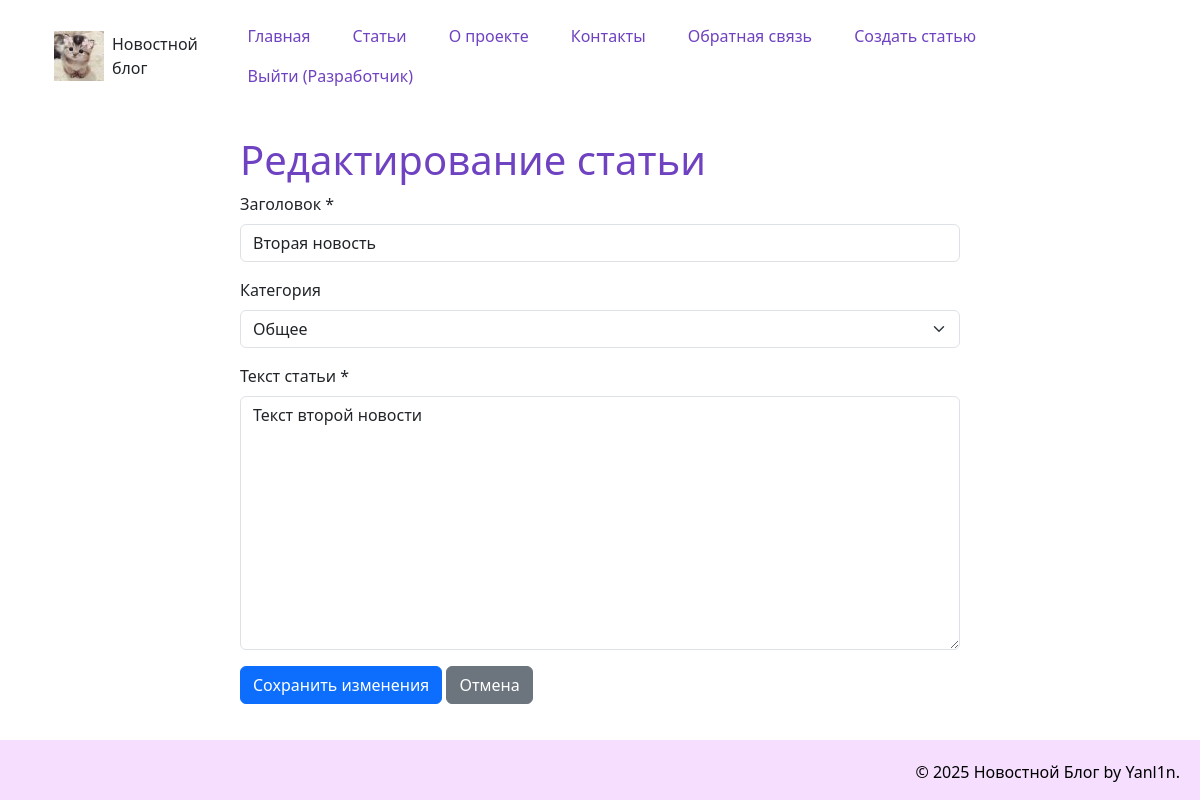
Screenshot of /edit_article/2 (signed in) with the database file from the repository.
### models.py (models this page shows, shortened)
class User(UserMixin, data_base.Model):
    __tablename__= "user"
    id = data_base.Column(data_base.Integer, primary_key = True)
    name = data_base.Column(data_base.String(100), nullable=False)
    email = data_base.Column(data_base.String(100), nullable=False)
    hashed_password = data_base.Column(data_base.String(200), nullable=False)
    date = data_base.Column(data_base.DateTime, default=datetime.utcnow)
    articles = data_base.relationship('Article', backref='author', lazy=True)

class Article(data_base.Model):
    __tablename__= "article"
    id = data_base.Column(data_base.Integer, primary_key = True)
    title = data_base.Column(data_base.String(200), nullable=False)
    text = data_base.Column(data_base.Text, nullable=False)
    date = data_base.Column(data_base.DateTime, default=datetime.utcnow)
    user_id = data_base.Column(data_base.Integer, data_base.ForeignKey('user.id'), nullable=False)
    category = data_base.Column(data_base.String(50), default='Общая')
    comment = data_base.relation('Comment', backref='article', lazy='dynamic')

### app.py (the view, shortened to what this page needs)
@app.route("/edit_article/<int:id>", methods=['GET', 'POST'])
@login_required
def edit_article(id):
    article = Article.query.get_or_404(id)
    if article.author != current_user:
        flash('У вас нет прав для редактирования этой статьи', 'error')
        return redirect(url_for('news_article', id=id))
    return render_template('edit_article.html', article=article)

### app.py (called while the page is built)
@login_manager.user_loader
def load_user(user_id):
    return User.query.get(int(user_id))

### templates/edit_article.html (shortened to what this page needs)
{% extends 'base.html' %}
{% block content %}
<div class="row justify-content-center">
    <div class="col-md-8">
        <h1>Редактирование статьи</h1>
        <form method="POST">
            <div class="mb-3">
                <label for="title" class="form-label">Заголовок *</label>
                <input type="text" class="form-control" id="title" name="title" value="{{ article.title }}" required>
            </div>
            <div class="mb-3">
                <label for="category" class="form-label">Категория</label>
                <select class="form-select" id="category" name="category">
                    <option value="general" {% if article.category == 'general' %}selected{% endif %}>Общее</option>
                </select>
            </div>
            <div class="mb-3">
                <label for="text" class="form-label">Текст статьи *</label>
                <textarea class="form-control" id="text" name="text" rows="10" required>{{ article.text }}</textarea>
            </div>
            <button type="submit" class="btn btn-primary">Сохранить изменения</button>
            <a href="{{ url_for('news_article', id=article.id) }}" class="btn btn-secondary">Отмена</a>
        </form>
    </div>
</div>
{% endblock %}

### templates/base.html (shortened to what this page needs)
<!DOCTYPE html>
<html lang="ru">
<head>
    <link href="https://cdn.jsdelivr.net/npm/bootstrap@5.3.8/dist/css/bootstrap.min.css" rel="stylesheet">
    <link rel="stylesheet" href="{{ url_for('static', filename='css/main.css')}}">
</head>
<body>
    <div class="container">
        <div class="container">
            <header class="d-flex justify-content-between align-items-center py-3">
                <a href="/" class="d-flex align-items-center text-dark text-decoration-none">
                    <img src="{{ url_for('static', filename='img/cat.jpg')}}" alt="Логотип" width="50" height="50" class="me-2">
                Новостной блог
            </a>
            <ul class="nav nav-pills">
                <li class="nav-item"><a href="{{ url_for('index')}}" class="nav-link" aria-current="page">Главная</a></li>
                <li class="nav-item"><a href="{{ url_for('articles_list')}}" class="nav-link">Статьи</a></li>
                <li class="nav-item"><a href="{{ url_for('about')}}" class="nav-link">О проекте</a></li>
                <li class="nav-item"><a href="{{ url_for('contact')}}" class="nav-link">Контакты</a></li>
                <li class="nav-item"><a href="{{ url_for('feedback')}}" class="nav-link">Обратная связь</a></li>
                {% if current_user.is_authenticated %}
                    <li class="nav-item"><a href="{{ url_for('create_article')}}" class="nav-link">Создать статью</a></li>
                    <li class="nav-item"><a href="{{ url_for('logout')}}" class="nav-link">Выйти ({{ current_user.name }})</a></li>
                {% else %}
                    <li class="nav-item"><a href="{{ url_for('login_page')}}" class="nav-link">Войти</a></li>
                    <li class="nav-item"><a href="{{ url_for('register')}}" class="nav-link">Регистрация</a></li>
                {% endif %}
            </ul>
            </header>
        </div>
        <div class="container mt-4">
            {% block content %}{% endblock %}
        </div>
    </div>
    <footer>
        <p>&copy; 2025 Новостной Блог by Yanl1n.</p>
    </footer>
</body>
</html>

### static/css/main.css (style rules this page uses)
body { display: flex; flex-direction: column; min-height: 100vh; }
.container { flex: 1; }
h1 { color:#6f42c1; }
footer { margin-top: auto; padding: 20px; background: #F6DEFF; text-align: right; color: black; height: 60px; }
.nav-pills .nav-link { color:#6f42c1; margin: 0 5px; }

### rows the page displays
User: name "Разработчик"
Article: title "Вторая новость", text "Текст второй новости"
